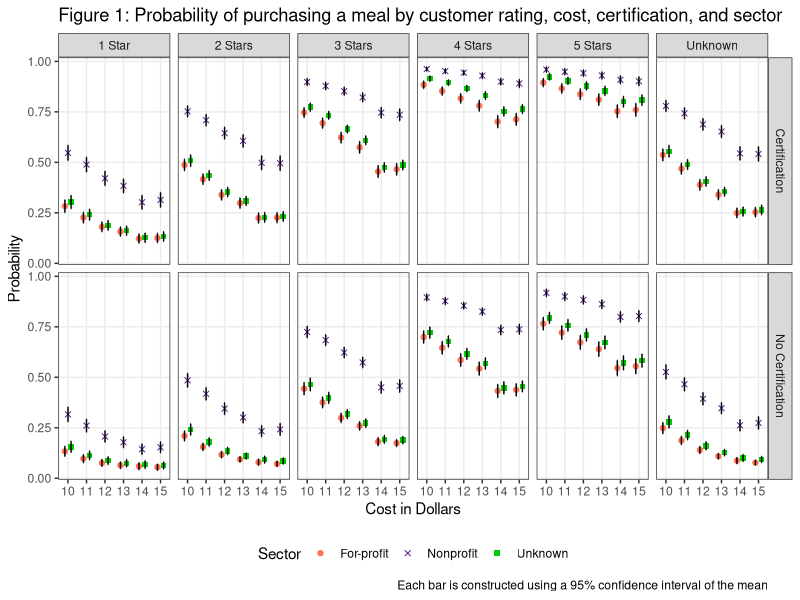

Recreate this plot in R.

getwd()
setwd()

require(dplyr)
require(ggplot2)
require(tidyr)
require(scales)
require(readxl)

PurchProbMeal <- read_excel("Meal_Long_Results.xlsx")


meal <- PurchProbMeal %>% 
  filter(`cost ($)` >= 10)

# Dot Plot chart ci bars
D <- ggplot(meal, aes(y = probability, x = `cost ($)`, 
                     color = Sector, shape = Sector)) + 
  geom_point(position = position_dodge(width = 0.5)) +
  geom_errorbar(aes(ymin=probability-ci, ymax=probability+ci), width=.1, color="black", position = position_dodge(width = 0.5)) +
  scale_shape_manual(values=c(19, 4, 15, 17))+
  scale_color_manual(values=c('coral1', "purple4", "green3", "cornflowerblue"))+
  scale_x_continuous(breaks = 10:15) +
  labs(color = "Sector", shape = "Sector", x = "Cost", y = "Probability", 
       title = "Figure 1: Probability of purchasing a meal by customer rating, cost, certification, and sector",
       caption="Each bar is constructed using a 95% confidence interval of the mean") +
  facet_wrap(vars(rating)) +
  theme_bw() +
  facet_grid(certification ~ rating) +
  theme(panel.grid.minor = element_blank(),
        legend.position = "bottom")

D + xlab("Cost in Dollars")

